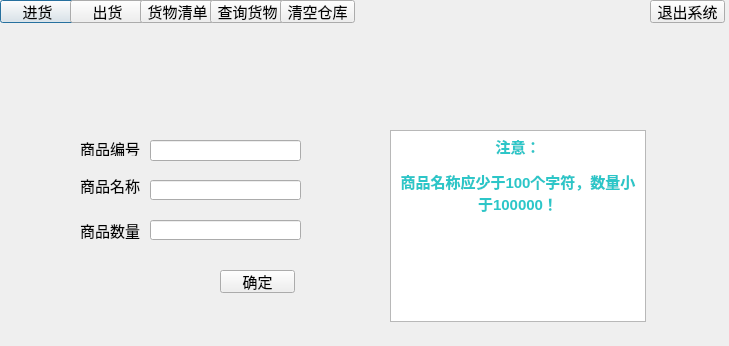
<?xml version="1.0" encoding="UTF-8"?>
<ui version="4.0">
 <class>Warehouse</class>
 <widget class="QDialog" name="Warehouse">
  <property name="geometry">
   <rect>
    <x>0</x>
    <y>0</y>
    <width>729</width>
    <height>346</height>
   </rect>
  </property>
  <property name="font">
   <font>
    <pointsize>11</pointsize>
   </font>
  </property>
  <property name="windowTitle">
   <string>Dialog</string>
  </property>
  <property name="styleSheet">
   <string notr="true"/>
  </property>
  <widget class="QPushButton" name="addGoods">
   <property name="geometry">
    <rect>
     <x>0</x>
     <y>0</y>
     <width>75</width>
     <height>23</height>
    </rect>
   </property>
   <property name="text">
    <string>进货</string>
   </property>
  </widget>
  <widget class="QPushButton" name="delGoods">
   <property name="geometry">
    <rect>
     <x>70</x>
     <y>0</y>
     <width>75</width>
     <height>23</height>
    </rect>
   </property>
   <property name="text">
    <string>出货</string>
   </property>
  </widget>
  <widget class="QPushButton" name="showGoods">
   <property name="geometry">
    <rect>
     <x>140</x>
     <y>0</y>
     <width>75</width>
     <height>23</height>
    </rect>
   </property>
   <property name="text">
    <string>货物清单</string>
   </property>
  </widget>
  <widget class="QPushButton" name="search">
   <property name="geometry">
    <rect>
     <x>210</x>
     <y>0</y>
     <width>75</width>
     <height>23</height>
    </rect>
   </property>
   <property name="text">
    <string>查询货物</string>
   </property>
  </widget>
  <widget class="QPushButton" name="empty">
   <property name="geometry">
    <rect>
     <x>280</x>
     <y>0</y>
     <width>75</width>
     <height>23</height>
    </rect>
   </property>
   <property name="text">
    <string>清空仓库</string>
   </property>
  </widget>
  <widget class="QPushButton" name="exit">
   <property name="geometry">
    <rect>
     <x>650</x>
     <y>0</y>
     <width>75</width>
     <height>23</height>
    </rect>
   </property>
   <property name="text">
    <string>退出系统</string>
   </property>
  </widget>
  <widget class="QLabel" name="label">
   <property name="geometry">
    <rect>
     <x>80</x>
     <y>170</y>
     <width>61</width>
     <height>31</height>
    </rect>
   </property>
   <property name="font">
    <font>
     <pointsize>11</pointsize>
    </font>
   </property>
   <property name="text">
    <string>商品名称</string>
   </property>
  </widget>
  <widget class="QLabel" name="label_2">
   <property name="geometry">
    <rect>
     <x>80</x>
     <y>220</y>
     <width>61</width>
     <height>21</height>
    </rect>
   </property>
   <property name="font">
    <font>
     <pointsize>11</pointsize>
    </font>
   </property>
   <property name="text">
    <string>商品数量</string>
   </property>
  </widget>
  <widget class="QLineEdit" name="godnm">
   <property name="geometry">
    <rect>
     <x>150</x>
     <y>180</y>
     <width>151</width>
     <height>20</height>
    </rect>
   </property>
  </widget>
  <widget class="QLineEdit" name="godnum">
   <property name="geometry">
    <rect>
     <x>150</x>
     <y>220</y>
     <width>151</width>
     <height>20</height>
    </rect>
   </property>
  </widget>
  <widget class="QPushButton" name="ok">
   <property name="geometry">
    <rect>
     <x>220</x>
     <y>270</y>
     <width>75</width>
     <height>23</height>
    </rect>
   </property>
   <property name="text">
    <string>确定</string>
   </property>
  </widget>
  <widget class="QTextBrowser" name="textBrowser">
   <property name="geometry">
    <rect>
     <x>390</x>
     <y>130</y>
     <width>256</width>
     <height>192</height>
    </rect>
   </property>
   <property name="html">
    <string>&lt;!DOCTYPE HTML PUBLIC &quot;-//W3C//DTD HTML 4.0//EN&quot; &quot;http://www.w3.org/TR/REC-html40/strict.dtd&quot;&gt;
&lt;html&gt;&lt;head&gt;&lt;meta name=&quot;qrichtext&quot; content=&quot;1&quot; /&gt;&lt;style type=&quot;text/css&quot;&gt;
p, li { white-space: pre-wrap; }
&lt;/style&gt;&lt;/head&gt;&lt;body style=&quot; font-family:'SimSun'; font-size:11pt; font-weight:400; font-style:normal;&quot;&gt;
&lt;p align=&quot;center&quot; style=&quot; margin-top:12px; margin-bottom:12px; margin-left:0px; margin-right:0px; -qt-block-indent:0; text-indent:0px;&quot;&gt;&lt;span style=&quot; font-weight:600; color:#2cc6c8;&quot;&gt;注意：&lt;/span&gt;&lt;/p&gt;
&lt;p align=&quot;center&quot; style=&quot; margin-top:12px; margin-bottom:12px; margin-left:0px; margin-right:0px; -qt-block-indent:0; text-indent:0px;&quot;&gt;&lt;span style=&quot; font-weight:600; color:#2cc6c8;&quot;&gt;商品名称应少于100个字符，数量小于100000！&lt;/span&gt;&lt;/p&gt;&lt;/body&gt;&lt;/html&gt;</string>
   </property>
  </widget>
  <widget class="QLabel" name="label_3">
   <property name="geometry">
    <rect>
     <x>80</x>
     <y>140</y>
     <width>61</width>
     <height>16</height>
    </rect>
   </property>
   <property name="text">
    <string>商品编号</string>
   </property>
  </widget>
  <widget class="QLineEdit" name="id">
   <property name="geometry">
    <rect>
     <x>150</x>
     <y>140</y>
     <width>151</width>
     <height>21</height>
    </rect>
   </property>
  </widget>
 </widget>
 <resources/>
 <connections/>
</ui>
